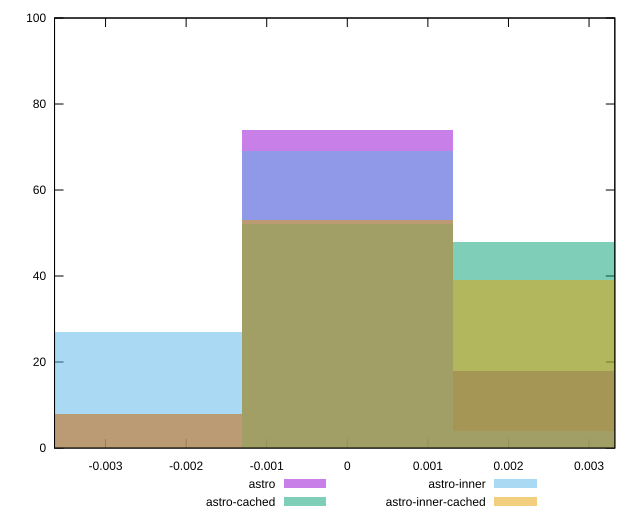

The script that saved this image:
reset

$astro <<EOF
0 74
0.0026162829821604968 18
-0.0026162829821604968 8
EOF

$astroCached <<EOF
0 52
0.0026162829821604968 48
EOF

$astroInner <<EOF
0 69
-0.0026162829821604968 27
0.0026162829821604968 4
EOF

$astroInnerCached <<EOF
0 53
0.0026162829821604968 39
-0.0026162829821604968 8
EOF

set key outside below
set boxwidth 0.0026162829821604968
set xrange [-0.00363309595275119:0.0033199363265268263]
set yrange [0:100]
set trange [0:100]
set style fill transparent solid 0.5 noborder
set terminal svg size 640, 520 enhanced background rgb 'white'
set output "reports/report_00033_2021-03-01T14-23-16.841Z/meta/pScore-difference/comparison/histogram/all_raw.svg"

plot $astro title "astro" with boxes, \
     $astroCached title "astro-cached" with boxes, \
     $astroInner title "astro-inner" with boxes, \
     $astroInnerCached title "astro-inner-cached" with boxes

reset
